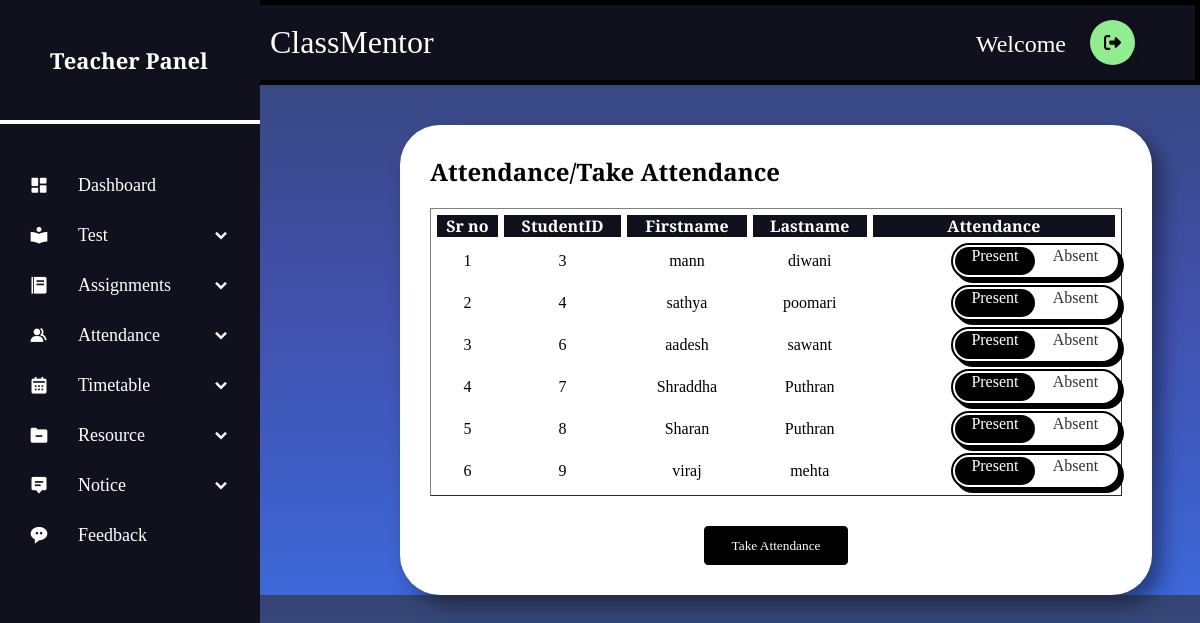
Page /teacher/attendance2.php on the committed database.
### tables this page shows
CREATE TABLE `studentdetails` (
  `StudentID` int(11) NOT NULL,
  `CourseID` int(11) NOT NULL,
  `Firstname` varchar(50) NOT NULL,
  `Lastname` varchar(50) NOT NULL,
  `Email` varchar(100) NOT NULL,
  `Phone` varchar(10) NOT NULL,
  `Age` int(11) NOT NULL,
  `Username` varchar(50) NOT NULL,
  `Password` varchar(10) NOT NULL,
  `code` mediumint(9) NOT NULL
);

### teacher/attendance2.php (the view, shortened to what this page needs)
<?php
include('components/connect.php');
include('components/sidebar.php');
?>
<!DOCTYPE html>
<html lang="en">
<head>
    <link rel="stylesheet" href="styles/sidebarstyle.css">
    <link rel="stylesheet" href="styles/resstyle.css">
    <link rel="stylesheet" href="styles/tablestyle.css">
    <link href='https://unpkg.com/boxicons@2.0.7/css/boxicons.min.css' rel='stylesheet'>
</head>
<body>
    <section class="home-section">
        <div class="home-content">
            <div class="left-content">
                ClassMentor
            </div>
            <div class="right-content">
                <label for="" class="dropdowntext">Welcome</label>
                <div class="dropdown">
                    <a href="logout.php"><button class="Btn">
                            <div class="sign"></div>
                        </button>
                    </a>
                </div>
            </div>
        </div>
            <form action="" method="POST">
                <?php
                $username = "Divya01";
                $sql = "select * from teacherdetails where Username= '$username' ";
                $result = mysqli_query($conn, $sql);
                $answer = mysqli_fetch_assoc($result);
                $answer2 = $answer['TeacherID'];
                $sql2 = "select * from subjectdetails where TeacherID = '$answer2'";
                $result2 = mysqli_query($conn, $sql2);
                $subjectanswer = mysqli_fetch_assoc($result2);
                $subjectanswer2 = $subjectanswer['SubjectID'];
                $sql3 = "select CourseID from subjectdetails where SubjectID = '$subjectanswer2'";
                $result3 = mysqli_query($conn, $sql3);
                $courseanswer = mysqli_fetch_assoc($result3);
                $courseanswer2 = $courseanswer['CourseID'];
                $sql4 = "select Firstname, Lastname, Email, Phone, StudentID from studentdetails where CourseID = '$courseanswer2'";
                $result4 = mysqli_query($conn, $sql4);
                if ($result4) {
                    if (mysqli_num_rows($result4) > 0) { ?>
                        <div class="table-control" id="table-control">
                            <h1>Attendance/Take Attendance</h1>
                            <table border="1" cellspacing="6" cellpadding="6" id="my-table">
                                <tr class="heading">
                                    <th>Sr no</th>
                                    <th>StudentID</th>
                                    <th>Firstname</th>
                                    <th>Lastname</th>
                                    <th>Attendance</th>
                                </tr>
                                <?php
                                $i = 1;
                                while ($result5 = mysqli_fetch_assoc($result4)) {
                                ?>
                                    <tr>
                                        <td><?php echo $i; ?></td>
                                        <td><?php echo $result5['StudentID']; ?>
                                        </td>
                                        <td><?php echo $result5['Firstname']; ?></td>
                                        <td><?php echo $result5['Lastname']; ?></td>
                                        <td>
                                            <div class="wrapper">
                                                <div class="option">
                                                    <input class="input" type="radio" name="attendance_status[<?php echo $result5['StudentID']; ?>]" value="Present" checked="">
                                                    <div class="btn">
                                                        <span class="span">Present</span>
                                                    </div>
                                                </div>
                                                <div class="option">
                                                    <input class="input" type="radio" name="attendance_status[<?php echo $result5['StudentID']; ?>]" value="Absent">
                                                    <div class="btn">
                                                        <span class="span">Absent</span>
                                                    </div>
                                                </div>
                                            </div>
                                        </td>
                                    </tr>
                            <?php
                                    $i++;
                                }
                            } else {
                                echo "<div class='btndiv'>Data not found</div>";
                            }
                            ?>
                            </table>
                            <button type="submit" name="submit" class="button">Take Attendance</button>
                        <?php
                    }
                        ?>
            </form>
    </section>
</body>
</html>

### admin/style/sidebarstyle.css (style rules this page uses)
* { margin: 0; padding: 0; box-sizing: border-box; font-family: 'Poppins', sans-serif; }
.home-section { position: relative; background: #E4E9F7; left: 260px; width: calc(100% - 260px); transition: all 0.5s ease; }
.home-content { border: 5px solid black; border-left: 0; display: flex; margin: 0 auto; justify-content: space-between; align-items: center; padding: 10px; }
.left-content { flex: 1; }
.right-content { margin-left: auto; }
.dropdowntext { color: white; font-size: 1.5rem; position: relative; right: 40px; }
.dropdown { position: relative; display: inline-block; right: 40px; }
.home-section .home-content { height: 60px; display: flex; align-items: center; }

### teacher/styles/sidebarstyle.css (style rules this page uses)
* { margin: 0; padding: 0; box-sizing: border-box; font-family: "DM Serif Text", serif; }
.home-section { position: relative; background: inherit; left: 260px; width: calc(100% - 260px); transition: all 0.5s ease; }
.home-content { border: 5px solid black; border-left: 0; display: flex; margin: 0 auto; justify-content: space-between; align-items: center; padding: 10px; }
.left-content { flex: 1; }
.right-content { justify-content: center; text-align: center; padding: 10px; }
.dropdowntext { color: white; font-size: 1.5rem; position: relative; right: 40px; vertical-align: middle; position: relative; bottom: 3px; }
.dropdown { position: relative; display: inline-block; right: 40px; }
.home-section .home-content { height: 85px; display: flex; align-items: center; background-color: #11101d; }
.left-content { font-size: 2rem; color: white; }
.Btn { display: flex; align-items: center; justify-content: flex-start; width: 45px; height: 45px; border: none; border-radius: 50%; cursor: pointer; position: relative; overflow: hidden; transition-duration: 0.3s; box-shadow: 2px 2px 10px rgba(0, 0, 0, 0.199); background-color: lightgreen; margin-left: 20px; }
.sign { width: 100%; transition-duration: 0.3s; display: flex; align-items: center; justify-content: center; }
.sign svg { width: 17px; }

### teacher/styles/resstyle.css (style rules this page uses)
body { background: linear-gradient(0deg, rgb(61, 103, 216),rgb(65, 80, 170),rgb(53, 69, 115)); }

### teacher/styles/tablestyle.css (style rules this page uses)
.table-control { width: 80%; background-color: white; border-radius: 40px; margin-top: 40px; padding:30px; margin-left: 140px; text-align: center; box-shadow: 10px 10px 20px rgba(0, 0, 0, 0.4); }
.table-control h1 { text-align: left; font-size: 1.5rem; }
.table-control table { width: 100%; height:100px; margin-top: 20px; margin-bottom: 30px; }
.table-control table th, td { border: 0px; }
.table-control table th { background: #11101d; color: white; }
.button { --bg: #000; --hover-text: #000; color: #fff; cursor: pointer; border: 1px solid var(--bg); border-radius: 4px; padding: 0.8em 2em; background: var(--bg); transition: 0.2s; }
.wrapper { --font-color-dark: #323232; --font-color-light: #FFF; --bg-color: #fff; --main-color: black; position: relative; width: 169px; height: 36px; background-color: var(--bg-color); border: 2px solid var(--main-color); border-radius: 34px; display: flex; flex-direction: row; box-shadow: 4px 4px var(--main-color); left:78px; }
.option { width: 80.5px; height: 28px; position: relative; top: 2px; left: 2px; }
.input { width: 100%; height: 100%; position: absolute; left: 0; top: 0; appearance: none; cursor: pointer; }
.span { color: var(--font-color-dark); }
.btn { border-radius: 20px; height: 28px; }
.input:checked + .btn { background-color: var(--main-color); transition: 0.6s all ease; }
.input:checked + .btn .span { color: var(--font-color-light); }

### rows in the picture
studentdetails: StudentID "3", Firstname "mann", Lastname "diwani"
studentdetails: StudentID "4", Firstname "sathya", Lastname "poomari"
studentdetails: StudentID "6", Firstname "aadesh", Lastname "sawant"
studentdetails: StudentID "7", Firstname "Shraddha", Lastname "Puthran"
studentdetails: StudentID "8", Firstname "Sharan", Lastname "Puthran"
studentdetails: StudentID "9", Firstname "viraj", Lastname "mehta"
